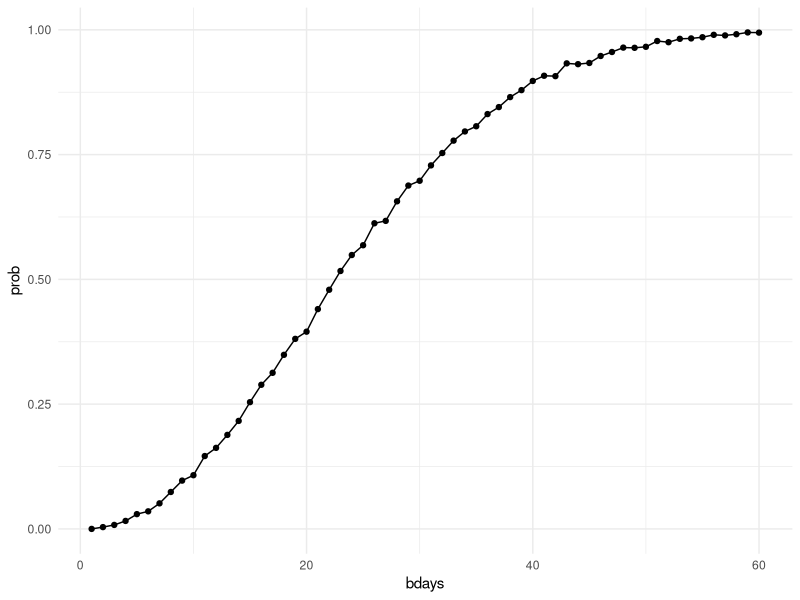

R code for this plot:
## ---- chunk 1
library(tidyverse)

knitr::opts_chunk$set(
  fig.width = 6,
  fig.asp = .6,
  out.width = "90%"
)

theme_set(theme_minimal() + theme(legend.position = "bottom"))

options(
  ggplot2.continuous.colour = "viridis",
  ggplot2.continuous.fill = "viridis"
)

scale_colour_discrete = scale_colour_viridis_d
scale_fill_discrete = scale_fill_viridis_d
## ---- chunk 2
birthdays = sample(1:365, 50, replace = TRUE)

repeated_bday = length(unique(birthdays)) < 50

repeated_bday
## ---- chunk 3
bday_sim = function(n_room){
  
  birthdays = sample(1:365, n_room, replace = TRUE)

  repeated_bday = length(unique(birthdays)) < n_room
  
  repeated_bday
}
## ---- chunk 4
bday_sim_results = 
  expand_grid(
    bdays = 1:60,
    iter = 1:2500
  ) |> 
  mutate(
    results = map_lgl(bdays, bday_sim)
  ) |> 
  group_by(bdays) |> 
  summarize(
    prob = mean(results)
  ) 

bday_sim_results|> 
  ggplot(aes(x = bdays, y = prob)) +
  geom_point() + geom_line()
